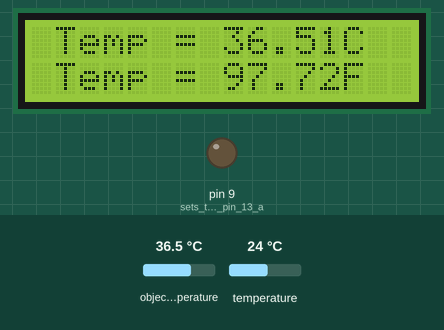
A sketch run on a simulated Arduino Uno, built with avr-gcc and run on an emulated ATmega328P. Shown: 16×2 character LCD, output pins drawn as LEDs (lit = HIGH). The test bench sets the inputs (shaded band); at power-on: object temperature 36.5 °C, temperature 24 °C. What the sketch prints to the serial monitor is not drawn.

Above: at 1.2 s.
1.3 s: object temperature set to 37.6 °C
At 2.3 s:
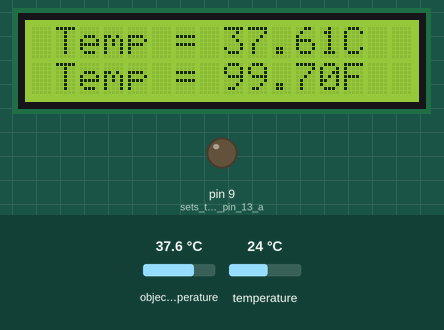
4.3 s: object temperature set to 38.4 °C
At 5.6 s:
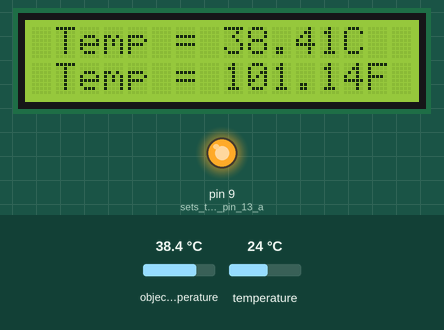
Timing chart, 0 to 7.3 s (numbered marks = the images above; inputs shaded):
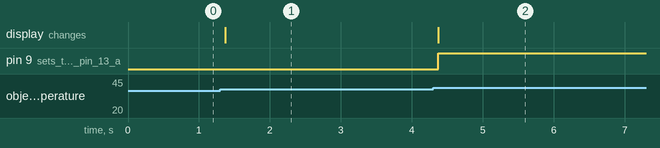

The sketch:

IRthermoFinal.ino
```cpp
#include <Wire.h>
#include <Adafruit_MLX90614.h>
#include <LiquidCrystal_I2C.h> // Library for LCD
Adafruit_MLX90614 mlx = Adafruit_MLX90614();
// SDA pin is connected to A4 and SCL pin to A5.
// LCD via I2C, default address 0x27
LiquidCrystal_I2C lcd = LiquidCrystal_I2C(0x27, 16, 2);


void setup()
{
 pinMode(9, OUTPUT);    // sets the digital pin 13 as output

  lcd.init();     // Initiate the LCD:
  lcd.clear();
  lcd.backlight();
  Serial.begin(9600);
   mlx.begin(); }

void loop()
{

 lcd.clear();
  mlx.begin();
   float body=(mlx.readObjectTempC());
   float body1=(mlx.readObjectTempF());
   double beep = (mlx.readObjectTempC());
     lcd.leftToRight();
     lcd.setCursor(1, 0);
     lcd.print("Temp = ");
     lcd.print(body);
     lcd.print("C");
      lcd.leftToRight();
     lcd.setCursor(1, 1);
     lcd.print("Temp = ");
     lcd.print(body1);
     lcd.print("F");

Serial.print("Ambient=");
Serial.print(mlx.readAmbientTempC());
Serial.print("----BODY TemperaturE=");
Serial.print(mlx.readObjectTempC());// Serial.println("*C");
Serial.println("  ");
   int val=(map((mlx.readObjectTempC()),-70,382,0,122));
     if(beep >= 38)
  {
     digitalWrite(9, HIGH);    //Switch Solenoid ON
     delay(10000);
     digitalWrite(9, LOW);


  }


}
```

Measured:
- the behaviour switches between 37.9 and 38 °C on object temperature (found by bisection; images 1 and 2)
- after the input at 1.3 s, the display: changes after 0.07 s (image 1)
- after the input at 4.3 s, pin 9 (sets_the_digital_pin_13_a): LOW → HIGH after 0.07 s; the display: changes after 0.07 s (image 2)
